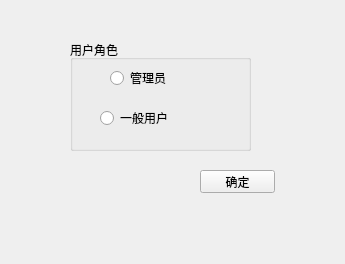
<?xml version="1.0" encoding="UTF-8"?>
<ui version="4.0">
 <class>ConfigWidget</class>
 <widget class="QWidget" name="ConfigWidget">
  <property name="geometry">
   <rect>
    <x>0</x>
    <y>0</y>
    <width>345</width>
    <height>264</height>
   </rect>
  </property>
  <property name="windowTitle">
   <string>ConfigWidget</string>
  </property>
  <widget class="QGroupBox" name="groupBox">
   <property name="geometry">
    <rect>
     <x>70</x>
     <y>40</y>
     <width>181</width>
     <height>111</height>
    </rect>
   </property>
   <property name="title">
    <string>用户角色</string>
   </property>
   <widget class="QRadioButton" name="radio_admin">
    <property name="geometry">
     <rect>
      <x>40</x>
      <y>30</y>
      <width>89</width>
      <height>16</height>
     </rect>
    </property>
    <property name="text">
     <string>管理员</string>
    </property>
   </widget>
   <widget class="QRadioButton" name="radio_user">
    <property name="geometry">
     <rect>
      <x>30</x>
      <y>70</y>
      <width>89</width>
      <height>16</height>
     </rect>
    </property>
    <property name="text">
     <string>一般用户</string>
    </property>
   </widget>
  </widget>
  <widget class="QPushButton" name="btn_ok">
   <property name="geometry">
    <rect>
     <x>200</x>
     <y>170</y>
     <width>75</width>
     <height>23</height>
    </rect>
   </property>
   <property name="text">
    <string>确定</string>
   </property>
  </widget>
 </widget>
 <layoutdefault spacing="6" margin="11"/>
 <resources/>
 <connections/>
</ui>
